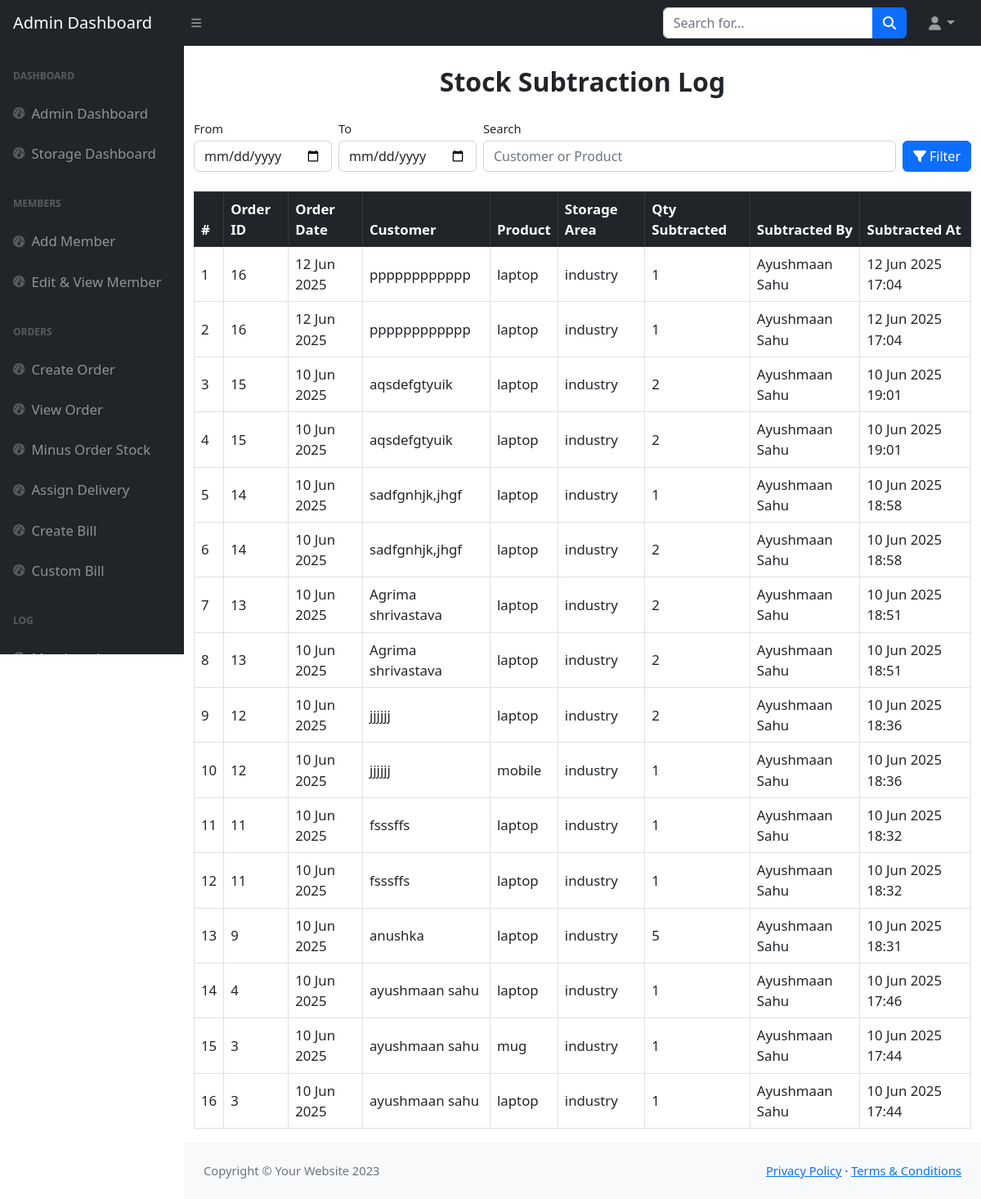
Screenshot of /rctiles/admin_dashboard/member_log.php with the database file from the repository.
### tables this page shows
CREATE TABLE minus_stock (
  id int(11) NOT NULL,
  order_id int(11) NOT NULL,
  product_id int(11) NOT NULL,
  storage_area_id int(11) NOT NULL,
  quantity_subtracted int(11) NOT NULL,
  subtracted_by int(11) NOT NULL,
  subtracted_at datetime NOT NULL DEFAULT current_timestamp()
);

CREATE TABLE orders (
  order_id int(11) NOT NULL,
  order_date datetime DEFAULT current_timestamp(),
  customer_id int(11) DEFAULT NULL,
  total_amount decimal(10,2) NOT NULL,
  final_amount DECIMAL(10,2) DEFAULT NULL,
  discounted_amount decimal(10,2) DEFAULT NULL,
  transport_rent decimal(10,2) DEFAULT 0.00,
  stock_done tinyint(1) DEFAULT 0,
  deleted tinyint(1) DEFAULT 0
);

CREATE TABLE customers (
  customer_id int(11) NOT NULL,
  name varchar(100) NOT NULL,
  phone_no varchar(15) NOT NULL,
  email varchar(255) DEFAULT NULL,
  address text DEFAULT NULL,
  city varchar(100) DEFAULT NULL,
  created_at datetime DEFAULT current_timestamp()
);

CREATE TABLE products (
  product_id int(11) NOT NULL,
  product_name varchar(255) NOT NULL,
  description text DEFAULT NULL,
  area varchar(50) NOT NULL,
  category_id int(11) DEFAULT NULL,
  supplier_id int(11) DEFAULT NULL,
  price decimal(10,2) NOT NULL,
  cost_price decimal(10,2) DEFAULT NULL,
  product_image varchar(255) DEFAULT '../uploads/675e9296d42d0.png',
  status enum('Active','Inactive','Discontinued') DEFAULT 'Active',
  date_added datetime DEFAULT current_timestamp(),
  last_updated datetime DEFAULT current_timestamp() ON UPDATE current_timestamp()
);

CREATE TABLE storage_areas (
  storage_area_id int(11) NOT NULL,
  storage_area_name varchar(255) NOT NULL,
  location varchar(255) DEFAULT NULL
);

CREATE TABLE users (
  user_id int(11) NOT NULL,
  name varchar(100) NOT NULL,
  storage_area_id int(100) DEFAULT NULL,
  email varchar(255) DEFAULT NULL,
  phone_no varchar(15) NOT NULL,
  password varchar(255) NOT NULL,
  aadhar_id_no varchar(12) DEFAULT NULL,
  role_id int(11) DEFAULT NULL,
  date_joined datetime DEFAULT current_timestamp(),
  last_login datetime DEFAULT NULL,
  user_image varchar(255) DEFAULT NULL
);

### rctiles/admin_dashboard/member_log.php (the view, shortened to what this page needs)
<?php
require '../db_connect.php';
$search = $_GET['search'] ?? '';
$from_date = $_GET['from'] ?? '';
$to_date = $_GET['to'] ?? '';
$sql = "SELECT
            ms.id,
            ms.order_id,
            o.order_date,
            c.name AS customer_name,
            p.product_name,
            sa.storage_area_name,
            ms.quantity_subtracted,
            u.name AS user_name,
            ms.subtracted_at
        FROM minus_stock ms
        JOIN orders o ON ms.order_id = o.order_id
        JOIN customers c ON o.customer_id = c.customer_id
        JOIN products p ON ms.product_id = p.product_id
        JOIN storage_areas sa ON ms.storage_area_id = sa.storage_area_id
        JOIN users u ON ms.subtracted_by = u.user_id";
$sql .= " ORDER BY ms.subtracted_at DESC";
$stmt = $mysqli->prepare($sql);
$stmt->execute();
$result = $stmt->get_result();
?>
<!DOCTYPE html>
<html lang="en">
    <head>
        <link href="https://cdn.jsdelivr.net/npm/simple-datatables@7.1.2/dist/style.min.css" rel="stylesheet" />
        <link href="../css/styles.css" rel="stylesheet" />
    </head>
    <body class="sb-nav-fixed">
        <?php include "admin_header.php";  ?>
            <div id="layoutSidenav_content">
                <main>
                    <div class="container-fluid">
                        <br>
                        <center>
                        <h2 class="mb-4"><b>Stock Subtraction Log</b></h2>
                        </center>
                        <form class="row row-cols-lg-auto g-2 align-items-end mb-4" method="get">
                            <div class="col-12 col-md">
                                <label for="from" class="form-label small mb-1">From</label>
                                <input type="date" id="from" name="from" class="form-control"
                                    value="<?= htmlspecialchars($from_date) ?>">
                            </div>
                            <div class="col-12 col-md">
                                <label for="to" class="form-label small mb-1">To</label>
                                <input type="date" id="to" name="to" class="form-control"
                                    value="<?= htmlspecialchars($to_date) ?>">
                            </div>
                            <div class="col-12 col-md flex-grow-1">
                                <label for="search" class="form-label small mb-1">Search</label>
                                <input type="text" id="search" name="search" class="form-control"
                                    placeholder="Customer or Product" value="<?= htmlspecialchars($search) ?>">
                            </div>
                            <div class="col-12 col-md-auto">
                                <button class="btn btn-primary w-100"><i class="fa fa-filter me-1"></i>Filter</button>
                            </div>
                        </form>
                        <div class="table-responsive">
                            <table class="table table-bordered table-hover align-middle">
                                <thead class="table-dark">
                                    <tr>
                                        <th>#</th>
                                        <th>Order ID</th>
                                        <th>Order Date</th>
                                        <th>Customer</th>
                                        <th>Product</th>
                                        <th>Storage Area</th>
                                        <th>Qty Subtracted</th>
                                        <th>Subtracted By</th>
                                        <th>Subtracted At</th>
                                    </tr>
                                </thead>
                                <tbody>
                                    <?php $i = 1; while ($row = $result->fetch_assoc()): ?>
                                        <tr>
                                            <td><?= $i++ ?></td>
                                            <td><?= $row['order_id'] ?></td>
                                            <td><?= date('d M Y', strtotime($row['order_date'])) ?></td>
                                            <td><?= htmlspecialchars($row['customer_name']) ?></td>
                                            <td><?= htmlspecialchars($row['product_name']) ?></td>
                                            <td><?= htmlspecialchars($row['storage_area_name']) ?></td>
                                            <td><?= $row['quantity_subtracted'] ?></td>
                                            <td><?= htmlspecialchars($row['user_name']) ?></td>
                                            <td><?= date('d M Y H:i', strtotime($row['subtracted_at'])) ?></td>
                                        </tr>
                                    <?php endwhile; ?>
                                </tbody>
                            </table>
                        </div>
                    </div>
                </main>
                <footer class="py-4 bg-light mt-auto">
                    <div class="container-fluid px-4">
                        <div class="d-flex align-items-center justify-content-between small">
                            <div class="text-muted">Copyright &copy; Your Website 2023</div>
                            <div>
                                <a href="#">Privacy Policy</a>
                                &middot;
                                <a href="#">Terms &amp; Conditions</a>
                            </div>
                        </div>
                    </div>
                </footer>
            </div>
        </div>
    </body>
</html>

### rctiles/admin_dashboard/member_log.php (style rules this page uses)
body { font-size: 1.05rem; }

### rows the page displays
minus_stock: order "16", order.order_date "12 Jun 2025", customers.name "pppppppppppp", product.product_name "laptop", storage_area.storage_area_name "industry", quantity_subtracted "1", subtracted_by.name "Ayushmaan Sahu", subtracted_at "12 Jun 2025 17:04"
minus_stock: order "16", order.order_date "12 Jun 2025", customers.name "pppppppppppp", product.product_name "laptop", storage_area.storage_area_name "industry", quantity_subtracted "1", subtracted_by.name "Ayushmaan Sahu", subtracted_at "12 Jun 2025 17:04"
minus_stock: order "15", order.order_date "10 Jun 2025", customers.name "aqsdefgtyuik", product.product_name "laptop", storage_area.storage_area_name "industry", quantity_subtracted "2", subtracted_by.name "Ayushmaan Sahu", subtracted_at "10 Jun 2025 19:01"
minus_stock: order "15", order.order_date "10 Jun 2025", customers.name "aqsdefgtyuik", product.product_name "laptop", storage_area.storage_area_name "industry", quantity_subtracted "2", subtracted_by.name "Ayushmaan Sahu", subtracted_at "10 Jun 2025 19:01"
minus_stock: order "14", order.order_date "10 Jun 2025", customers.name "sadfgnhjk,jhgf", product.product_name "laptop", storage_area.storage_area_name "industry", quantity_subtracted "1", subtracted_by.name "Ayushmaan Sahu", subtracted_at "10 Jun 2025 18:58"
minus_stock: order "14", order.order_date "10 Jun 2025", customers.name "sadfgnhjk,jhgf", product.product_name "laptop", storage_area.storage_area_name "industry", quantity_subtracted "2", subtracted_by.name "Ayushmaan Sahu", subtracted_at "10 Jun 2025 18:58"
minus_stock: order "13", order.order_date "10 Jun 2025", customers.name "Agrima shrivastava", product.product_name "laptop", storage_area.storage_area_name "industry", quantity_subtracted "2", subtracted_by.name "Ayushmaan Sahu", subtracted_at "10 Jun 2025 18:51"
minus_stock: order "13", order.order_date "10 Jun 2025", customers.name "Agrima shrivastava", product.product_name "laptop", storage_area.storage_area_name "industry", quantity_subtracted "2", subtracted_by.name "Ayushmaan Sahu", subtracted_at "10 Jun 2025 18:51"
minus_stock: order "12", order.order_date "10 Jun 2025", customers.name "jjjjjj", product.product_name "laptop", storage_area.storage_area_name "industry", quantity_subtracted "2", subtracted_by.name "Ayushmaan Sahu", subtracted_at "10 Jun 2025 18:36"
minus_stock: order "12", order.order_date "10 Jun 2025", customers.name "jjjjjj", product.product_name "mobile", storage_area.storage_area_name "industry", quantity_subtracted "1", subtracted_by.name "Ayushmaan Sahu", subtracted_at "10 Jun 2025 18:36"
minus_stock: order "11", order.order_date "10 Jun 2025", customers.name "fsssffs", product.product_name "laptop", storage_area.storage_area_name "industry", quantity_subtracted "1", subtracted_by.name "Ayushmaan Sahu", subtracted_at "10 Jun 2025 18:32"
minus_stock: order "11", order.order_date "10 Jun 2025", customers.name "fsssffs", product.product_name "laptop", storage_area.storage_area_name "industry", quantity_subtracted "1", subtracted_by.name "Ayushmaan Sahu", subtracted_at "10 Jun 2025 18:32"
minus_stock: order "9", order.order_date "10 Jun 2025", customers.name "anushka", product.product_name "laptop", storage_area.storage_area_name "industry", quantity_subtracted "5", subtracted_by.name "Ayushmaan Sahu", subtracted_at "10 Jun 2025 18:31"
minus_stock: order "4", order.order_date "10 Jun 2025", customers.name "ayushmaan sahu", product.product_name "laptop", storage_area.storage_area_name "industry", quantity_subtracted "1", subtracted_by.name "Ayushmaan Sahu", subtracted_at "10 Jun 2025 17:46"
minus_stock: order "3", order.order_date "10 Jun 2025", customers.name "ayushmaan sahu", product.product_name "mug", storage_area.storage_area_name "industry", quantity_subtracted "1", subtracted_by.name "Ayushmaan Sahu", subtracted_at "10 Jun 2025 17:44"
minus_stock: order "3", order.order_date "10 Jun 2025", customers.name "ayushmaan sahu", product.product_name "laptop", storage_area.storage_area_name "industry", quantity_subtracted "1", subtracted_by.name "Ayushmaan Sahu", subtracted_at "10 Jun 2025 17:44"
